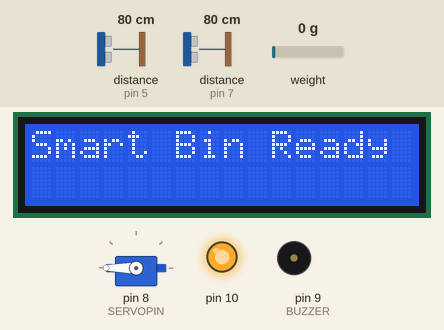
The sketch below on a simulated Arduino Uno, built with avr-gcc and run on an emulated ATmega328P. Parts: servo, 16×2 character LCD, output pins drawn as LEDs (lit = HIGH), buzzer (waves = sounding, pin HIGH). Wiring (inferred from the names in the program): 2 × ultrasonic range finder: trigger pin 4, echo pin 5 / trigger pin 6, echo pin 7. The inputs (shaded band) are chosen by the test bench; at power-on: distance to the obstacle (sensors on pin 5, pin 7) 80 cm, weight on the scale 0 g. The echo pulse lasts 58.3 µs per cm; pins used as bus, display or sensor lines are not drawn.

Above: at 1.2 s.
At 4.3 s:
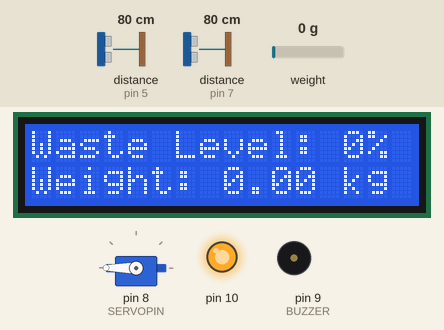
4.4 s: distance to the obstacle (sensor on pin 5) set to 2 cm
At 5.51 s:
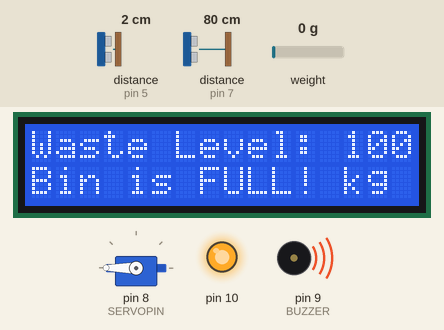
8.7 s: distance to the obstacle (sensor on pin 7) set to 2 cm
At 9.8 s:
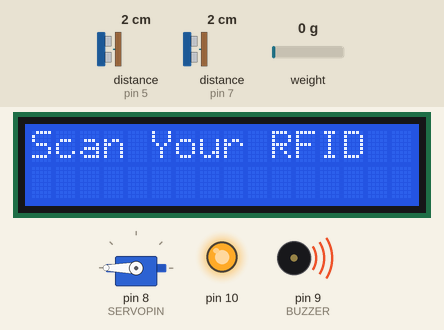
12.9 s: weight on the scale set to 928 g
17.2 s: weight on the scale set to 1058 g
18.7 s: distance to the obstacle (sensor on pin 7) set to 35 cm
At 20.4 s:
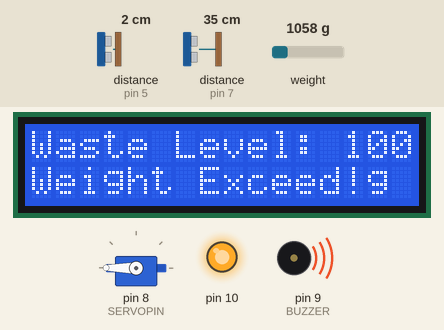
23.0 s: distance to the obstacle (sensor on pin 5) set to 9 cm
At 23.5 s:
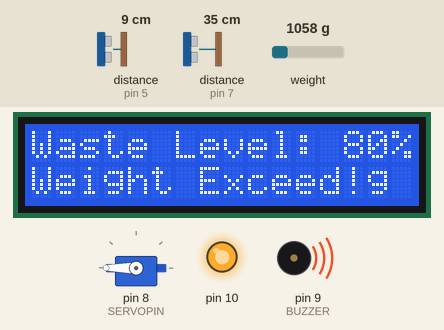
Timing chart, 0 to 27.9 s (numbered marks = the images above; inputs shaded):
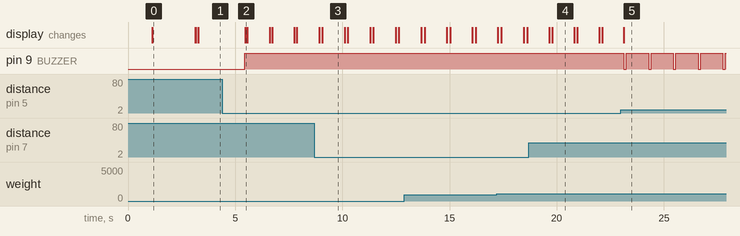

The sketch:

sketch_oct24a.ino
```cpp
#include <Servo.h>
#include <Wire.h>
#include <LiquidCrystal_I2C.h>
#include <HX711.h>
#include <SPI.h>
#include <MFRC522.h>

// Pin Definitions
#define TRIG1 4           // Ultrasonic sensor for waste level
#define ECHO1 5
#define TRIG2 6           // New ultrasonic sensor for approach detection
#define ECHO2 7
#define BUZZER 9          // Buzzer on digital pin 9
#define DOUT 3            // HX711 Data pin
#define CLK 2             // HX711 Clock pin
#define SERVOPIN 8        // Servo motor pin

// Servo Motor
Servo binServo;

// Ultrasonic Sensor
int distance1, duration1;
int distance2, duration2; // For the new ultrasonic sensor
const int maxDistance = 20; // Distance in cm when the bin is empty
const int minDistance = 5;  // Distance in cm when the bin is full
const int approachDistance = 30; // Distance to trigger the approach detection

// Load Cell
HX711 scale;
float calibration_factor = 221369.00;  // Calibration factor for load cell

// LCD I2C
LiquidCrystal_I2C lcd(0x27, 16, 2);  // I2C address 0x27

// RFID
MFRC522 mfrc522; // Initialize RFID

// Setup function
void setup() {
  Serial.begin(9600);

  // Servo Setup
  binServo.attach(SERVOPIN);
  binServo.write(180);  // Bin closed by default

  // Ultrasonic Sensor Setup
  pinMode(TRIG1, OUTPUT);
  pinMode(ECHO1, INPUT);
  pinMode(TRIG2, OUTPUT); // Setup for the new sensor
  pinMode(ECHO2, INPUT);

  // Buzzer Setup
  pinMode(BUZZER, OUTPUT);
  digitalWrite(BUZZER, LOW);

  // Load Cell Setup
  scale.begin(DOUT, CLK);
  scale.set_scale(calibration_factor);
  scale.tare();  // Reset the scale to zero

  // LCD Setup
  lcd.begin();
  lcd.backlight();

  // RFID Setup
  SPI.begin();
  mfrc522.PCD_Init();  // Init MFRC522

  // Display initial message
  lcd.setCursor(0, 0);
  lcd.print("Smart Bin Ready");
  delay(2000);
  lcd.clear();
}

void loop() {
  // 1. Measure waste level using Ultrasonic Sensor 1
  digitalWrite(TRIG1, LOW);
  delay(2);
  digitalWrite(TRIG1, HIGH);
  delayMicroseconds(10);
  digitalWrite(TRIG1, LOW);
  duration1 = pulseIn(ECHO1, HIGH);
  distance1 = duration1 * 0.034 / 2;

  // 2. Measure distance from Ultrasonic Sensor 2 (Approach detection)
  digitalWrite(TRIG2, LOW);
  delay(2);
  digitalWrite(TRIG2, HIGH);
  delayMicroseconds(10);
  digitalWrite(TRIG2, LOW);
  duration2 = pulseIn(ECHO2, HIGH);
  distance2 = duration2 * 0.034 / 2;

  // 3. Calculate waste percentage
  int wastePercentage = map(distance1, maxDistance, minDistance, 0, 100);
  wastePercentage = constrain(wastePercentage, 0, 100);

  // 4. Display waste level on LCD
  lcd.setCursor(0, 0);
  lcd.print("Waste Level: ");
  lcd.print(wastePercentage);
  lcd.print("%");

  // 5. Check if bin is full or 90% full
  if (wastePercentage >= 100) {
    digitalWrite(BUZZER, HIGH);  // Activate buzzer
    lcd.setCursor(0, 1);
    lcd.print("Bin is FULL!");
  } else if (wastePercentage >= 90) {
    digitalWrite(BUZZER, HIGH);  // Activate buzzer at 90%
    lcd.setCursor(0, 1);
    lcd.print("Bin 90% Full!");
  } else {
    digitalWrite(BUZZER, LOW);
  }

  // 6. Read and display weight from load cell
  float weight = scale.get_units() * 1000;  // Weight in grams
  if (weight < 0) weight = 0;  // Adjust negative weights to zero

  lcd.setCursor(0, 1);
  lcd.print("Weight: ");
  lcd.print(weight / 1000);  // Convert to kg
  lcd.print(" kg");

  // 7. Check if weight exceeds 5 kg
  if (weight > 1000) {
    digitalWrite(BUZZER, HIGH);  // Activate buzzer
    lcd.setCursor(0, 1);
    lcd.print("Weight Exceed!");
  } else if (wastePercentage < 100) {
    digitalWrite(BUZZER, LOW);  // Deactivate buzzer if neither condition met
  }

  // 8. Check if someone approaches the bin
  if (distance2 < approachDistance) {
    lcd.clear();
    lcd.setCursor(0, 0);
    lcd.print("Scan Your RFID");

    // 9. RFID Check to Open Bin
    if (mfrc522.PICC_IsNewCardPresent() && mfrc522.PICC_ReadCardSerial()) {
      // Concatenate UID values into a single number
      String uidString = "";
      for (byte i = 0; i < mfrc522.uid.size; i++) {
        uidString += String(mfrc522.uid.uidByte[i]);
      }

      // Print concatenated UID for debugging
      Serial.print("UID: ");
      Serial.println(uidString);

      // Send concatenated UID to ESP for validation
      Serial.println(uidString);  // Send to ESP

      // Wait for ESP's response (expected response: "ACCESS_GRANTED" or "ACCESS_DENIED")
      String response = "";
      unsigned long startTime = millis();
      const unsigned long timeout = 5000; // Timeout duration in milliseconds

      while (millis() - startTime < timeout) {
        if (Serial.available() > 0) {
          char c = Serial.read();
          response += c; // Build the response string
        }
        // If response has been received, break the loop
        if (response.length() > 0) {
          break;
        }
      }

      // Check if access is granted
      if (response.equals("ACCESS_GRANTED")) {
        lcd.clear();
        lcd.setCursor(0, 0);
        lcd.print("User Identified");
        binServo.write(0);  // Open bin
        delay(5000);        // Keep open for 5 seconds

        // Keep the bin open while the user is present
        while (distance2 < approachDistance) {
          distance2 = measureApproachDistance();  // Read distance continuously
          delay(100); // Short delay to avoid rapid polling
        }

        binServo.write(180);  // Close bin when user moves away
      } else if (response.equals("ACCESS_DENIED")) {
        lcd.clear();
        lcd.setCursor(0, 0);
        lcd.print("Unauthorized");
        lcd.setCursor(0, 1);
        lcd.print("Access");
      } else {
        // If no response was received within the timeout period
        lcd.clear();
        lcd.setCursor(0, 0);
        lcd.print("TIME'S UP!");
        delay(10000); // Display for 2 seconds
      }

      mfrc522.PICC_HaltA();
      delay(2000); // Delay to show the message before the next loop
      lcd.clear();
    }
  }

  delay(1000);  // Delay before the next loop
}

// Function to measure approach distance
int measureApproachDistance() {
  digitalWrite(TRIG2, LOW);
  delay(2);
  digitalWrite(TRIG2, HIGH);
  delayMicroseconds(10);
  digitalWrite(TRIG2, LOW);
  duration2 = pulseIn(ECHO2, HIGH);
  return duration2 * 0.034 / 2; // Return distance
}
```

Measured:
- after the input at 4.4 s, pin 9 (BUZZER): LOW → HIGH after 1.0 s; the display: changes after 1.1 s (image 2)
- after the input at 8.7 s, the display: first differs from a run without the input after 0.37 s (image 3)
- after the input at 18.7 s, the display: first differs from a run without the input after 1.1 s (image 4)
- after the input at 23.0 s, pin 9 (BUZZER): alternates HIGH for 1.0 s and LOW for 0.12 s, starting after 0.14 s; the display: changes after 0.14 s (image 5)
- what the display in image 0 shows lasts 2.0 s, from 1.1 s to 3.1 s
- what the display in image 3 shows lasts 1.0 s, from 9.1 s to 10.1 s
